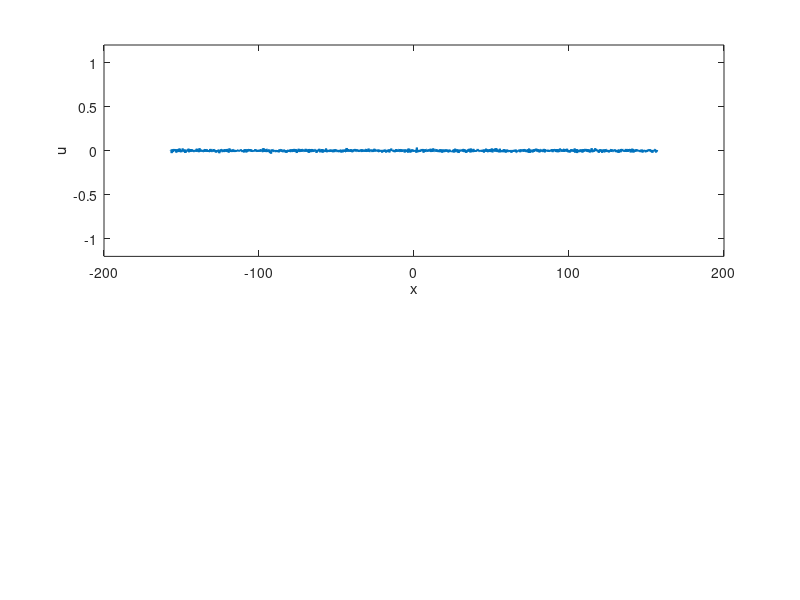

Reproduce this figure in MATLAB. (Note: this script raises an error after producing the figure.)
% stabilized IMEX Euler
clc; clear; close all;

%% Parameters

epsilon = 0.05; % used for scaling mu
blowup_time = epsilon^(-2/3);

t0 = -2.0;
T  = blowup_time + 200.0;
dt = 0.01; 

scale = 100;
Lx = scale*pi;

Nx = 2^11;
dx = Lx/Nx;

movie_dt = 0.5;

%% functions
function mu_val = mu(t)
    mu_val = t*epsilon;
end

function P = power_spec(t, Laplacian_k, u_hat)
    ksq = -Laplacian_k;
    P = abs(u_hat).^2 .* exp(t^2*ksq*epsilon - 2*t*ksq.^2);
end

function n = domainwall_density_theory(t, Laplacian_k, u_hat)
    P = power_spec(t, Laplacian_k, u_hat);
    ksq = -Laplacian_k;
    num = sum(ksq.*P,'all');
    den = sum(P,'all');

    n = (1/pi)*sqrt(num/den);
end

function density = domainwall_density_computed(u, domain_length)
    walls = sum(u .* circshift(u,-1) < 0);
    density = walls / domain_length;
end

%% Initial condition

% random
sigma = 0.01;
u0 = sigma*randn(1,Nx);
u_hat = fft(u0);

% gaussian
% u0 = exp(-(X.^2)/sigma);
% u_hat = fft(u0);

%% discretization
% spatial discretization
x = (-Nx/2:Nx/2-1)*dx;

% time discretization
% dt = 0.1 * (dx)^2;
t = t0:dt:T;

%% Fourier wavenumbers
kx = 2*pi*[0:Nx/2-1 -Nx/2:-1]/Lx;
Laplacian_k = -(kx.^2);

%% 2/3 dealiasing mask
kx_max = max(abs(kx));
dealias_mask = abs(kx) <= (2/3)*kx_max;

%% Plot setup
figure('Position',[100 100 1600 1600])
%% first plot: solution
subplot(2, 2, [1, 2]); 

u_phys = real(ifft(u_hat));

hsol = plot(x,u_phys,'LineWidth',1.5);

ylim([-1.2 1.2])

xlabel('x')
ylabel('u')

title(sprintf('t = %.3f,    mu(t) = %.3f',t0, mu(t0)))

grid on

%% second plot: L2 norm
subplot(2, 2, 3);

t_hist = t0;
l2_hist = l2_norm_periodic_1D(u_hat,Lx);

hline = plot(t_hist,l2_hist,'LineWidth',2);

xlabel('t')
ylabel('||u||_{L^2}')

grid on

%% third plot: domain wall density
subplot(2, 2, 4);

comput_density = domainwall_density_computed(u_phys,Lx);
theory_density = domainwall_density_theory(t0,Laplacian_k,u_hat);

theory_density_line = plot(t_hist,theory_density,'LineWidth',2,'DisplayName','theoretical');
hold on
comput_density_line = plot(t_hist,comput_density,'LineWidth',2,'DisplayName','computed');

xlabel('t')
ylabel('density')

legend show
grid on

drawnow

%% GIF setup
save_gif = true;
gif_filename = ['cahn_hilliard_1D_mu(1)=' num2str(mu(1),'%.2f') '.gif'];
frame_count = 1;
next_movie_time = t0;

%% Time loop

for n = 1:length(t)-1
    S = 2.0;
    
    u_phys = real(ifft(u_hat));
    
    u3_hat = fft(u_phys.^3);
    u3_hat = dealias_mask .* u3_hat;

    numerator = u_hat ...
        + dt*(mu(t)+S)*Laplacian_k.*u_hat ...
        - dt*Laplacian_k.*u3_hat;
    denominator = 1 + dt*(Laplacian_k.^2 - S*Laplacian_k);
    u_hat = numerator ./ denominator;
    
    u_hat = dealias_mask .* u_hat;
    u_phys = real(ifft(u_hat));

    t_hist(end+1) = t(n+1);
    l2_hist(end+1) = l2_norm_periodic_1D(u_hat,Lx);

    comput_density(end+1) = domainwall_density_computed(u_phys,Lx);
    theory_density(end+1) = domainwall_density_theory(t(n+1),Laplacian_k,u_hat);

    if (t(n+1) >= next_movie_time) || ...
       (n+1 == length(t))

        next_movie_time = next_movie_time + movie_dt;

        u_phys = real(ifft(u_hat));

        subplot(2, 2, [1, 2]);
        set(hsol,'YData',u_phys)
        title(sprintf('t = %.3f,    mu(t) = %.3f',t(n+1), mu(t(n+1))))

        subplot(2, 2, 3);
        set(hline,'XData',t_hist,'YData',l2_hist)
        axis tight

        subplot(2, 2, 4);
        blowup_mask = t_hist >= blowup_time;
        
        set(theory_density_line,'XData',t_hist(blowup_mask),'YData',theory_density(blowup_mask))
        set(comput_density_line,'XData',t_hist(blowup_mask),'YData',comput_density(blowup_mask))

        axis tight

        drawnow

        if save_gif

            frame = getframe(gcf);
            img = frame2im(frame);

            [A,map] = rgb2ind(img,256);

            if frame_count == 1
                imwrite(A,map,gif_filename,'gif','LoopCount',Inf,'DelayTime',0.05);
            else
                imwrite(A,map,gif_filename,'gif','WriteMode','append','DelayTime',0.05);
            end

            frame_count = frame_count + 1;

        end
    end
end

disp(['GIF saved to: ', gif_filename])

%% L2 norm
function val = l2_norm_periodic_1D(u_hat,Lx)
    Nx = length(u_hat);
    val = sqrt(Lx)* sqrt(sum(abs(u_hat).^2))/Nx;
end
